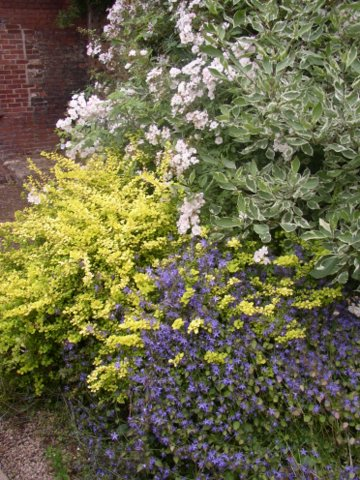
#> input picture TestImages/garden.jpg, 360 x 480 px
$ python opencvFirst.py
#> lines starting #> are read from the running program, lines starting #| are printed output that depends on the picture
import cv2
import numpy as np
# Making a list of files in a directory using os module (https://stackoverflow.com/questions/3207219/how-do-i-list-all-files-of-a-directory)
from os import listdir
from os.path import isfile, join
# [9 lines of commented-out code are left out]


""" Milestone 1: Making a slideshow """
# Milestone 1 - phase 1
imgsForSlideShow = []
imgsForSlideShow.append(cv2.imread("TestImages/SnowLeo1.jpg"))
imgsForSlideShow.append(cv2.imread("TestImages/SnowLeo2.jpg"))
imgsForSlideShow.append(cv2.imread("TestImages/chicago.jpg"))
imgsForSlideShow.append(cv2.imread("TestImages/garden.jpg"))

for i in range (4):
    cv2.imshow("Slide Show", imgsForSlideShow[i])
    cv2.waitKey(0)
    if i==3:
        cv2.destroyAllWindows()

""" Milestone 2: Making a slideshow of all pictures in a folder """
testImgFiles = [f for f in listdir("TestImages") if isfile(join("TestImages", f))]
#testImgFiles.append([f for f in listdir("TestImages/Letters") if isfile(join("TestImages/Letters", f))])

fileIndex = 0
for imgFile in testImgFiles:
    if imgFile.endswith('jpg') or imgFile.endswith('jpeg') or imgFile.endswith('JPG'):
        imgName = "TestImages img number " + str(fileIndex)
        imgFile = "TestImages/" + imgFile
        print(imgFile)
        img = cv2.imread(imgFile)
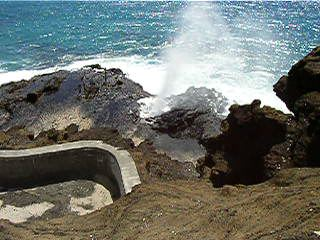
#> input picture TestImages/Blowhole013.jpg, 320 x 240 px
#> img is the input picture: shape (240, 320, 3); mean B, G, R 107.7, 113.1, 108.1
        cv2.imshow(imgName, img)
        cv2.waitKey(0)
        #cv2.waitKey(fileIndex)
        print(fileIndex, len(testImgFiles))
        if (fileIndex == len(testImgFiles)-2):
            print("HERE")
            cv2.destroyAllWindows()
        fileIndex += 1

""" Milestone 3: Marking up images """
leo = cv2.imread("TestImages/SnowLeo2.jpg")
cv2.circle(leo, (120, 120), 60, (180, 180, 20), 3)
font = cv2.FONT_HERSHEY_SIMPLEX
cv2.putText(leo, "SnowLeo2.jpg", (20, 30), font, 0.7, (255, 255, 255))
cv2.rectangle(leo, (240, 120), (550, 300), (180, 180, 20), -1)
cv2.imshow("Leopard 2", leo)
cv2.waitKey(0)
cv2.destroyAllWindows()


""" Drawing and shaving shapes """
# The following two statements make blank images colored black (draw1)
# or white (draw2)
draw1 = np.zeros((300, 500, 3), np.uint8)
draw2 = 255 * np.ones((500, 300, 3), np.uint8)

cv2.line(draw2, (50, 50), (150, 250), (0, 0, 255))
cv2.rectangle(draw1, (10, 100), (100, 10), (0, 180, 0), -1)
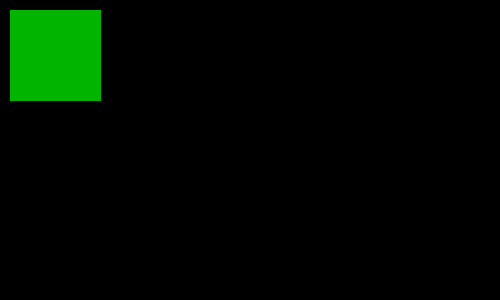
#> draw1: shape (300, 500, 3); mean of channels 0, 1, 2 0, 9.9, 0; drawn as B, G, R
cv2.circle(draw2, (30, 30), 30, (220, 0, 0), -1)
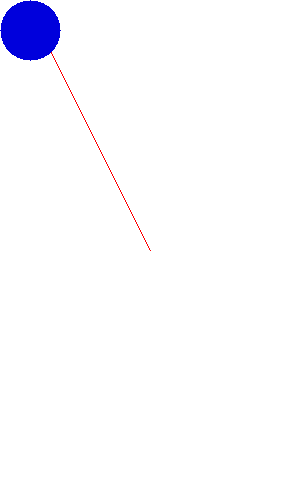
#> draw2: shape (500, 300, 3); mean of channels 0, 1, 2 254, 249.9, 250.2; drawn as B, G, R
cv2.ellipse(draw1, (250, 150), (100, 60), 30, 0, 220, (250, 180, 110), -1)
font = cv2.FONT_HERSHEY_SIMPLEX
cv2.putText(draw1, "Hi, there", (10, 270), font, 1, (255, 255, 255))
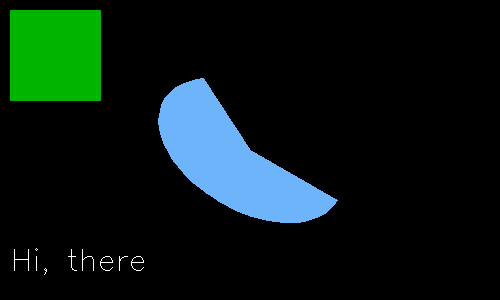
#> draw1: shape (300, 500, 3); mean of channels 0, 1, 2 20, 24.5, 9.1; drawn as B, G, R

cv2.imshow("Black", draw1)
cv2.imshow("White", draw2)

cv2.imwrite("blackPic.jpg", draw1)
cv2.imwrite("whitePic.jpg", draw2)

cv2.waitKey(0)
cv2.destroyAllWindows()


"""
OpenCV drawing commands

cv2.line(img, pt1, pt2, col)
    Takes in an image, and two points given as tuples that specify pixels (col, row), and a
    color, and draws a line on the image between those two points.

cv2.rectangle(img, pt1, pt2, col)
    Takes in an image, and two points in the image, and a color, and draws a rectangle with one point as upper-left
    corner and one as lower-right.

cv2.circle(img, pt, rad, col)

cv2.ellipse(img, pt,
            axes, angle,
            startAng, endAng,
            col)

    Takes in an image and inputs that specify an ellipse or elliptical arc. The point is the center of the ellipse. Axes
    is also a tuple containing the length of major and minor axes. Angle indicates rotation of ellipse around center.
    Start and ending angles are how much of the ellipse to draw.

font = cv2.FONT_HERSHEY_SIMPLEX
cv2.putText(img, text, pt,
            font, fSize, col)
    Takes in an image, a string, a point for lower-left corner of text, a font and font size, and a color, and draws
    text as specified. Start font size at 1!

Colors here should be tuples containing three values (blue, green, red). Each value should be between 0 and 255
Most commands take an optional line-thickness input. When negative, it causes a filled shape to be drawn.


"""

""" Get images using built-in camera """
#> (the run stopped early here; a loop or call above may not have finished)
